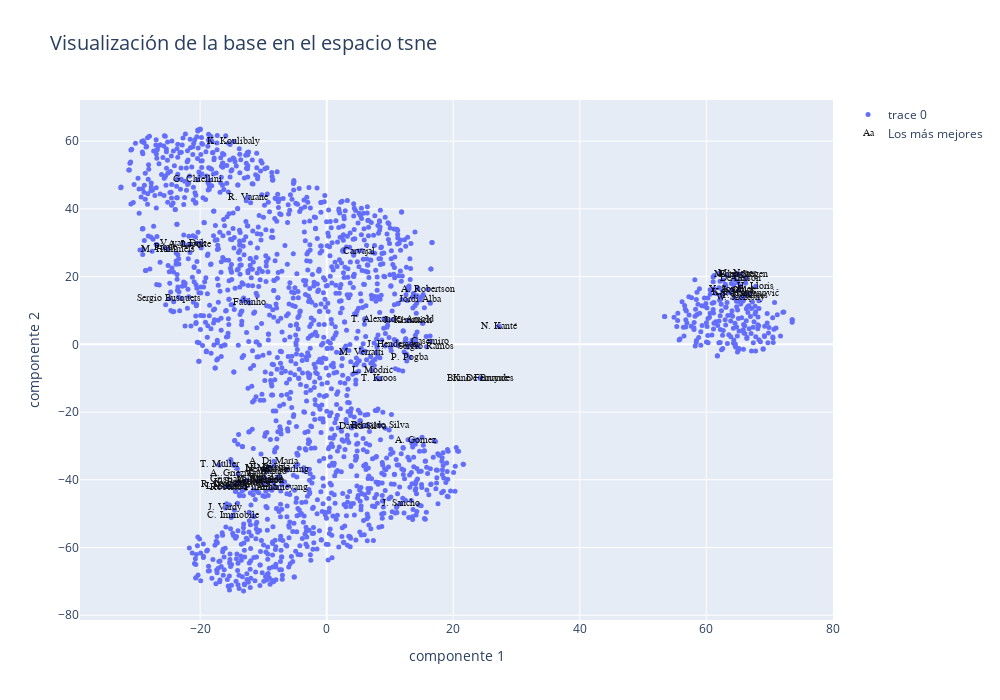

Notebook source saved alongside this figure:
### Markdown cell above
Graficamos

### Code cell
data=[]
bool_crack=df_sne["overall"] > 85 #diferenciamos a los mejores jugadores

#graficamos los datos en el espacio transformado: las dos componentes tsne

graf1 = go.Scatter(x=X_tsne[:,0], y=X_tsne[:,1],
                           mode='markers',
                        text=df_sne.loc[:,'team_position'], #'Height', 'Weight', 'Club', 'Age', 'Name','Position'
                           marker=dict(
                                size=5)
                           )

crack =go.Scatter(x=X_tsne[bool_crack,0], y=X_tsne[bool_crack,1],name='Los más mejores',
                      text=df_sne.loc[bool_crack,'short_name'],
                      textfont=dict(family='sans serif',size=10,color='black'),
                      opacity=0.9,mode='text')

data=[graf1,crack]

layout = go.Layout(title="Visualización de la base en el espacio tsne",titlefont=dict(size=20),
                xaxis=dict(title='componente 1'),
                yaxis=dict(title='componente 2'),
                autosize=False, width=1000,height=700)

fig = go.Figure(data=data, layout=layout)
fig.show()

### Figure 1 — Plotly figure (JSON) as saved in the notebook; plotly's stock layout.template omitted (floating-point values rounded to 4 significant figures; data arrays with more than 128 entries replaced by an {"elided": "..."} marker saying what was removed)
{"data": [{"marker": {"size": 5}, "mode": "markers", "text": {"elided": "2001 str values"}, "type": "scatter", "x": {"elided": "2001 float values"}, "y": {"elided": "2001 float values"}}, {"mode": "text", "name": "Los más mejores", "opacity": 0.9, "text": ["L. Messi", "Cristiano Ronaldo", "J. Oblak", "R. Lewandowski", "Neymar Jr", "K. De Bruyne", "K. Mbappé", "M. ter Stegen", "V. van Dijk", "Alisson", "S. Mané", "M. Salah", "T. Courtois", "S. Agüero", "Sergio Ramos", "K. Benzema", "M. Neuer", "Casemiro", "Ederson", "R. Sterling", "J. Kimmich", "H. Kane", "P. Dybala", "S. Handanovič", "T. Kroos", "E. Hazard", "K. Koulibaly", "N. Kanté", "J. Sancho", "T. Alexander-Arnold", "Bruno Fernandes", "A. Laporte", "Fabinho", "A. Robertson", "Bernardo Silva", "G. Chiellini", "H. Lloris", "L. Suárez", "L. Modrić", "A. Di María", "W. Szczęsny", "P. Aubameyang", "Sergio Busquets", "C. Immobile", "K. Navas", "A. Griezmann", "H. Son", "Roberto Firmino", "R. Varane", "P. Pogba", "M. Verratti", "A. Gómez", "Piqué", "David Silva", "Y. Sommer", "M. Hummels", "J. Henderson", "Jordi Alba", "T. Müller", "De Gea", "Carvajal", "J. Vardy"], "textfont": {"color": "black", "family": "sans serif", "size": 10}, "type": "scatter", "x": [-9.999, -12.58, 65.14, -14.57, -9.544, 24.28, -10.61, 65.53, -22.69, 66.2, -10.95, -9.816, 66.1, -13.11, 15.77, -13.95, 64.9, 16.38, 64.53, -6.261, 12.91, -15.35, -9.038, 66.84, 8.233, -9.436, -14.67, 27.24, 11.72, 10.43, 24.27, -21.7, -12.25, 15.97, 8.478, -20.4, 67.8, -16.08, 7.186, -8.355, 65.42, -8.022, -24.86, -14.88, 63.79, -14.0, -8.927, -13.01, -12.45, 13.09, 5.479, 14.08, -25.55, 5.675, 64.05, -25.06, 10.43, 14.78, -16.98, 64.41, 5.063, -16.01], "y": [-36.73, -40.04, 15.96, -41.36, -37.03, -10.02, -40.25, 20.61, 29.91, 19.47, -40.34, -39.4, 14.28, -40.6, -0.714, -40.75, 20.91, 0.8738, 20.56, -37.05, 7.111, -42.01, -36.31, 14.97, -10.16, -37.42, 59.93, 5.282, -47.07, 7.231, -10.02, 29.53, 12.24, 16.26, -23.98, 48.58, 17.18, -42.09, -7.693, -34.52, 13.79, -42.25, 13.46, -50.57, 15.22, -38.26, -40.34, -42.32, 43.5, -3.827, -2.33, -28.26, 28.46, -24.29, 16.11, 28.0, -0.109, 13.11, -35.62, 19.36, 27.55, -48.3]}], "layout": {"autosize": false, "height": 700, "title": {"font": {"size": 20}, "text": "Visualización de la base en el espacio tsne"}, "width": 1000, "xaxis": {"autorange": true, "range": [-39.0, 80.03], "title": {"text": "componente 1"}, "type": "linear"}, "yaxis": {"autorange": true, "range": [-81.41, 72.15], "title": {"text": "componente 2"}, "type": "linear"}}}
